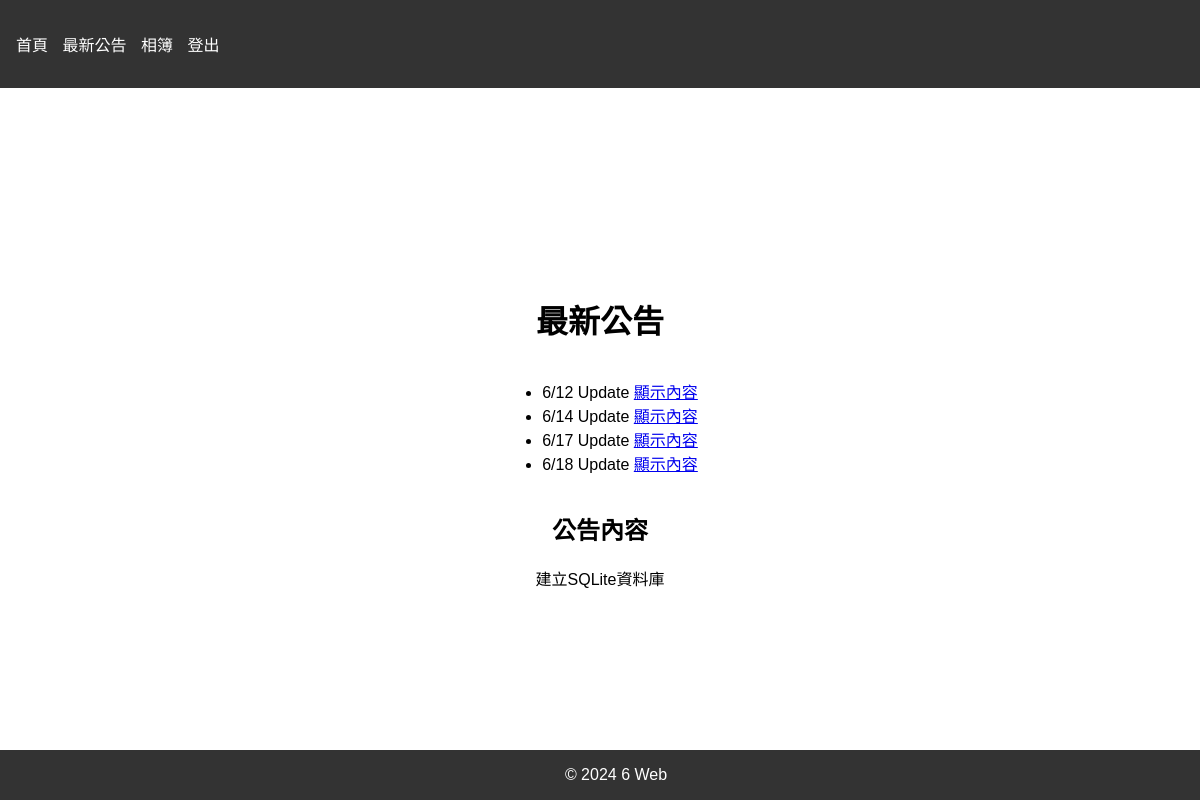
/announcements?view_content=2 (signed in), run on the app's committed database.
### tables this page shows
CREATE TABLE announcements (id INTEGER PRIMARY KEY, title TEXT, content TEXT);

### app.py (the view, shortened to what this page needs)
@app.route('/announcements', methods=['GET', 'POST'])
@login_required
def announcements():
    conn = sqlite3.connect('database.db')
    c = conn.cursor()
    c.execute("SELECT id, title FROM announcements")
    announcements = c.fetchall()
    if 'view_content' in request.args:
        announcement_id = request.args.get('view_content')
        c.execute("SELECT content FROM announcements WHERE id = ?", (announcement_id,))
        content = c.fetchone()[0]
    else:
        content = None
    conn.close()
    return render_template('announcements.html', announcements=announcements, content=content)

### app.py (called while the page is built)
def login_required(f):
    @wraps(f)
    def decorated_function(*args, **kwargs):
        if 'logged_in' not in session:
            return redirect(url_for('show_time'))
        return f(*args, **kwargs)
    return decorated_function

### templates/announcements.html (shortened to what this page needs)
<!DOCTYPE html>
<html lang="zh-TW">
<head>
    <link rel="stylesheet" href="{{ url_for('static', filename='styles.css') }}">
</head>
<body>
    <header>
        <nav>
            <ul>
                <li><a href="{{ url_for('index') }}">首頁</a></li>
                <li><a href="{{ url_for('announcements') }}">最新公告</a></li>
                <li><a href="{{ url_for('album') }}">相簿</a></li>
                <li><a href="{{ url_for('logout') }}">登出</a></li>
            </ul>
        </nav>
    </header>
    <main>
        <h1>最新公告</h1>
        <ul>
            {% for announcement in announcements %}
            <li>
                {{ announcement[1] }}
                <a href="{{ url_for('announcements', view_content=announcement[0]) }}">顯示內容</a>
            </li>
            {% endfor %}
        </ul>
        {% if content %}
        <div class="content-view">
            <h2>公告內容</h2>
            <p>{{ content }}</p>
        </div>
        {% endif %}
    </main>
    <footer>
        &copy; 2024 6 Web
    </footer>
</body>
</html>

### static/styles.css (style rules this page uses)
body { font-family: Arial, sans-serif; margin: 0; padding: 0; box-sizing: border-box; }
header { background-color: #333; color: white; padding: 1em; }
nav ul { list-style: none; padding: 0; }
nav ul li { display: inline; margin-right: 10px; }
nav ul li a { color: white; text-decoration: none; }
main { display: flex; flex-direction: column; justify-content: center; align-items: center; min-height: 80vh; padding: 2em; text-align: center; }
footer { background-color: #333; color: white; text-align: center; padding: 1em; position: fixed; width: 100%; bottom: 0; }

### data on the page
announcements: title "6/12 Update"
announcements: title "6/14 Update", content "建立SQLite資料庫"
announcements: title "6/17 Update"
announcements: title "6/18 Update"
